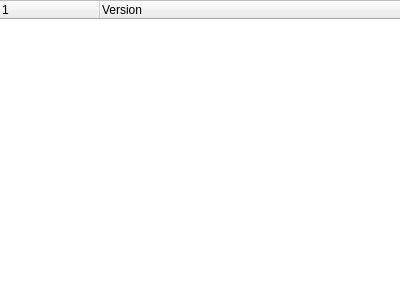
<?xml version="1.0" encoding="UTF-8"?>
<ui version="4.0">
 <class>Form</class>
 <widget class="QWidget" name="Form">
  <property name="geometry">
   <rect>
    <x>0</x>
    <y>0</y>
    <width>400</width>
    <height>300</height>
   </rect>
  </property>
  <property name="windowTitle">
   <string>Form</string>
  </property>
  <layout class="QVBoxLayout" name="verticalLayout">
   <property name="spacing">
    <number>0</number>
   </property>
   <property name="leftMargin">
    <number>0</number>
   </property>
   <property name="topMargin">
    <number>0</number>
   </property>
   <property name="rightMargin">
    <number>0</number>
   </property>
   <property name="bottomMargin">
    <number>0</number>
   </property>
   <item>
    <widget class="Line" name="lineForFramelessWindow">
     <property name="maximumSize">
      <size>
       <width>16777215</width>
       <height>1</height>
      </size>
     </property>
     <property name="palette">
      <palette>
       <active>
        <colorrole role="WindowText">
         <brush brushstyle="SolidPattern">
          <color alpha="255">
           <red>188</red>
           <green>188</green>
           <blue>194</blue>
          </color>
         </brush>
        </colorrole>
       </active>
       <inactive>
        <colorrole role="WindowText">
         <brush brushstyle="SolidPattern">
          <color alpha="255">
           <red>188</red>
           <green>188</green>
           <blue>194</blue>
          </color>
         </brush>
        </colorrole>
       </inactive>
       <disabled>
        <colorrole role="WindowText">
         <brush brushstyle="SolidPattern">
          <color alpha="255">
           <red>120</red>
           <green>120</green>
           <blue>120</blue>
          </color>
         </brush>
        </colorrole>
       </disabled>
      </palette>
     </property>
     <property name="frameShadow">
      <enum>QFrame::Plain</enum>
     </property>
     <property name="lineWidth">
      <number>1</number>
     </property>
     <property name="orientation">
      <enum>Qt::Horizontal</enum>
     </property>
    </widget>
   </item>
   <item>
    <widget class="QTreeWidget" name="treeWidget">
     <property name="frameShape">
      <enum>QFrame::NoFrame</enum>
     </property>
     <property name="editTriggers">
      <set>QAbstractItemView::NoEditTriggers</set>
     </property>
     <property name="showDropIndicator" stdset="0">
      <bool>false</bool>
     </property>
     <property name="alternatingRowColors">
      <bool>true</bool>
     </property>
     <property name="selectionMode">
      <enum>QAbstractItemView::NoSelection</enum>
     </property>
     <column>
      <property name="text">
       <string/>
      </property>
     </column>
     <column>
      <property name="text">
       <string>Version</string>
      </property>
     </column>
    </widget>
   </item>
  </layout>
 </widget>
 <resources/>
 <connections/>
</ui>
